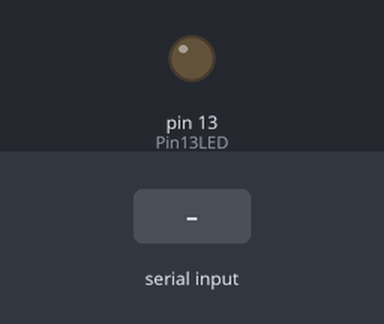
Recording of a sketch running on a simulated Arduino Uno, built with avr-gcc and run on an emulated ATmega328P. Parts: output pins drawn as LEDs (lit = HIGH). The test bench sets the inputs (shaded band). What the sketch prints to the serial monitor is not drawn.

Above: at 1.2 s.
1.3 s: "1\n" received over the second serial link
Timing chart, 0 to 4.3 s (numbered marks = the images above; inputs shaded):
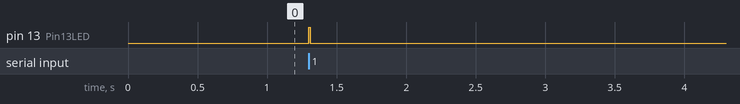

Measured:
- after the input at 1.3 s, pin 13 (Pin13LED): LOW → HIGH at once, → LOW 0.01 s later

The sketch:

RS485_slave.ino
```cpp
/*******************************************************************
 *
 *   RS485_Slave : Transmission / Reception sur un bus RS485
 *   Ecoute du bus et réponse quand si c'est pour moi !
 *
 *   Auteur : MS
 *   Date : 13/03/2017
 *   Rev : 0
 *
 *   Basé sur YourDuino SoftwareSerialExample1
 *   https://arduino-info.wikispaces.com/SoftwareSerialRS485Example
 *   terry@yourduino.com
 *
 *   Utilise la lib SoftwareSerial pour créer un port série virtuel
 *   Un module de convertion TTL/RS485 (Velleman MM107)
 *   https://www.velleman.eu/products/view/?id=431912&country=us&lang=fr
 *
 *   Connexion :
 *     Arduino    ->  Cenvertisseur TTL/RS485
 *      10 (Rx)   ->    Tx (Jaune)
 *      11 (Tx)   ->    Rx (Rouge)
 *      3 (ctr)   ->    RTS(Noir)
 *      5V        ->    5V (Rouge)
 *      GND       ->    GND (Noir)
 *
 *     Bus :
 *      Escaves   ->    Maitre
 *       A (Rouge)->    A (Rouge)
 *       B (Jaune)->    B (Jaune)
 *
 *     Résistance 120 Ohm à connecter entre A et B à chaque extrémité du bus
 *
 *  Protocol :
 *    Attente du questionnement : <slaveAddr>;<Command>;<CRC>\r\n
 *
 *    Si <slaveAddr> = <mySlaveAdd> : réponse
 *
 *    Affichage dans le terminal du controle d'intégrité (CRC correct)
 *    et de l'adresse de l'esclave interrogé
 *
 *    Réponse : <mySlaveAddr>;<temp>;<hum>;<kg> ... (all you want) ... ;<CRC>\r\n
 *
 *****************************************************************************************/


#include <SoftwareSerial.h>

#define SSerialRX        10  //Serial Receive pin
#define SSerialTX        11  //Serial Transmit pin

#define SSerialTxControl 3   //RS485 Direction control

#define RS485Transmit    HIGH
#define RS485Receive     LOW

#define Pin13LED         13   //To show activity

#define slaveAddress     "1"  //This slave has address number 1


SoftwareSerial RS485Serial(SSerialRX, SSerialTX); // RX, TX


String messageFromSerial;
String  messageFromRS485;
String messageToSend;

String calculCRC(String message)
{
  char crc = 0;
  for (int i = 0; i < message.length(); i++)
  {
    /* Debug calcul CRC

    Serial.print("message[");
    Serial.print(i);
    Serial.print("] = 0x");
    Serial.print(message[i], HEX);
    Serial.print(" - ");   */

    crc ^= message[i];
    //Serial.println(crc, HEX);

  }
  String CRC = String(crc, HEX);

  return CRC;
}

bool testCRC(String message)
{
  //Dont take the last char (\r)
  String giveCRC = message.substring(message.lastIndexOf(";") + 1, message.length() - 1);
  //String giveCRC = message.substring(message.lastIndexOf(";") + 1);
  String frame = message.substring(0, message.lastIndexOf(";") + 1);
  String foundCRC = calculCRC(frame);
  /* Debug
  Serial.print("CRC on frame : ");
  Serial.print(giveCRC);
  Serial.print(" in ");
  Serial.print(foundCRC.length());
  Serial.println(" char");
  Serial.print("Calcul CRC   : ");
  Serial.print(foundCRC);
  Serial.print(" in ");
  Serial.print(foundCRC.length());
  Serial.println(" char");
  */
  if (foundCRC == giveCRC)
  {
    //Debug
    //Serial.println("OK");
    return true;
  }
  else
  {
    //Debug
    //Serial.println("NOK");
    return false;
  }
}

void setup()
{
  Serial.begin(9600);
  Serial.println("RS485 communication on hives Network : Start");
  Serial.print("Slave hive address : ");
  Serial.println(slaveAddress);
  Serial.println("-----------------------------------------");
  Serial.println();


  pinMode(Pin13LED, OUTPUT);
  pinMode(SSerialTxControl, OUTPUT);

  digitalWrite(SSerialTxControl, RS485Receive);  // Init Transceiver

  RS485Serial.begin(4800);
}


void loop()
{

  if (RS485Serial.available() > 0) // If there is available data from RS485 bus
  {
    digitalWrite(Pin13LED, HIGH);  // Show activity ON
    messageFromRS485 = RS485Serial.readStringUntil('\n');    // Read frame from RS485 bus
    Serial.println(messageFromRS485);        // Show message in serial monitor
    delay(10);
    digitalWrite(Pin13LED, LOW);  //  Show activity OFF
    if (testCRC(messageFromRS485))
    {
      Serial.print("Transmission OK -> it's for ");  // No error transmission

      String address = messageFromRS485.substring(0, messageFromRS485.indexOf(';')); // Read slave address
      Serial.print(address); // Show slave address on serial monitor
      if (address == slaveAddress) // It's for me ?
      {
        Serial.println(" slave : It's me !");  // yes
        delay(10);
        digitalWrite(Pin13LED, HIGH);  // Show activity ON
        digitalWrite(SSerialTxControl, RS485Transmit);  // Enable RS485 Transmit
        /************************************************************************
         * Here you have to prepare your message response to send
         ************************************************************************/
        messageToSend = "1;25;76.3;123.54;e3"; // It's an exemple response message to send
        RS485Serial.println(messageToSend);

        delay(10);
        digitalWrite(Pin13LED, LOW);  //  Show activity OFF
        digitalWrite(SSerialTxControl, RS485Receive);  // Disable RS485 Transmit
      }
      else Serial.println(" : Not for me !");
    }
    else Serial.println("Transmission Error");

  }

}
```
